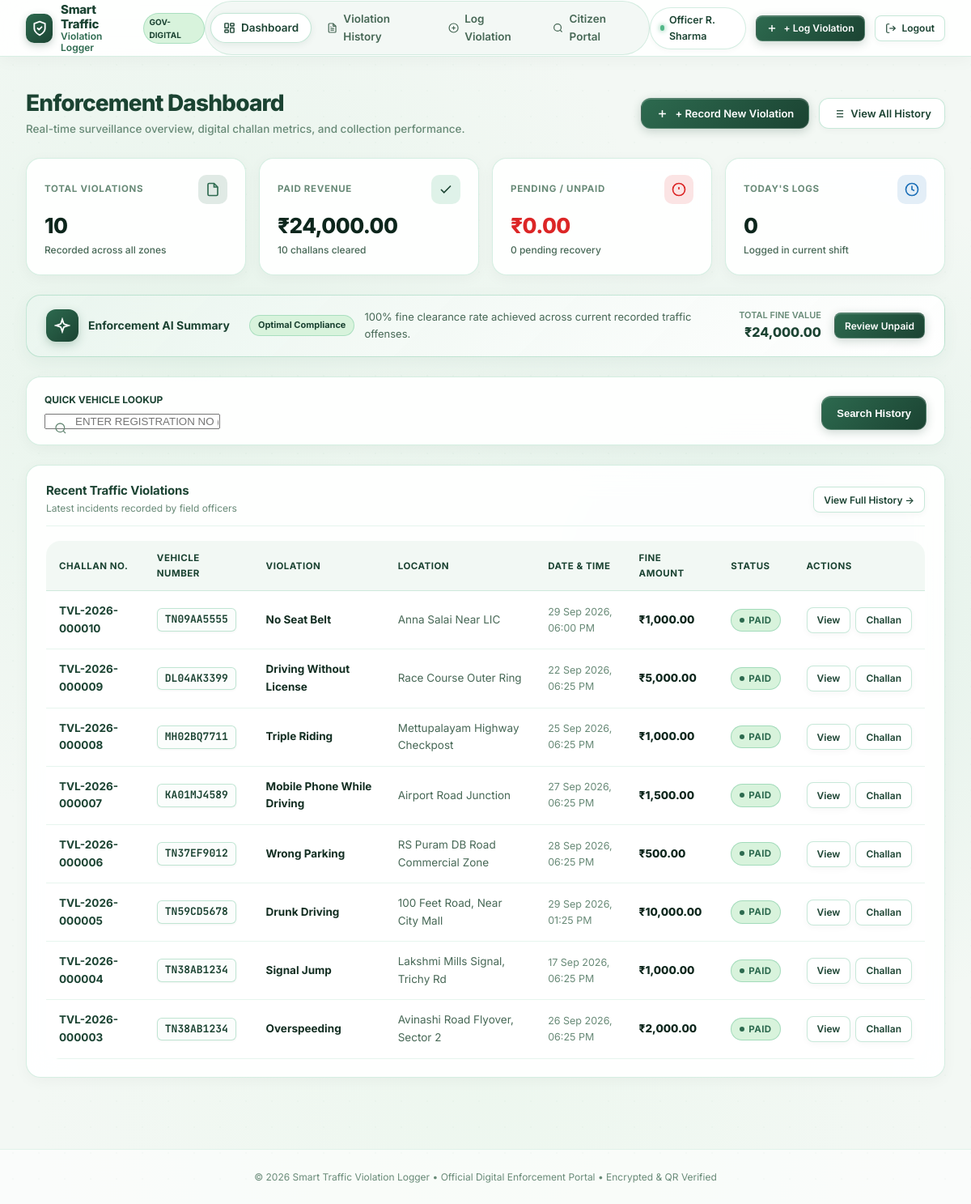
Before: /dashboard (signed in) with the older database file.
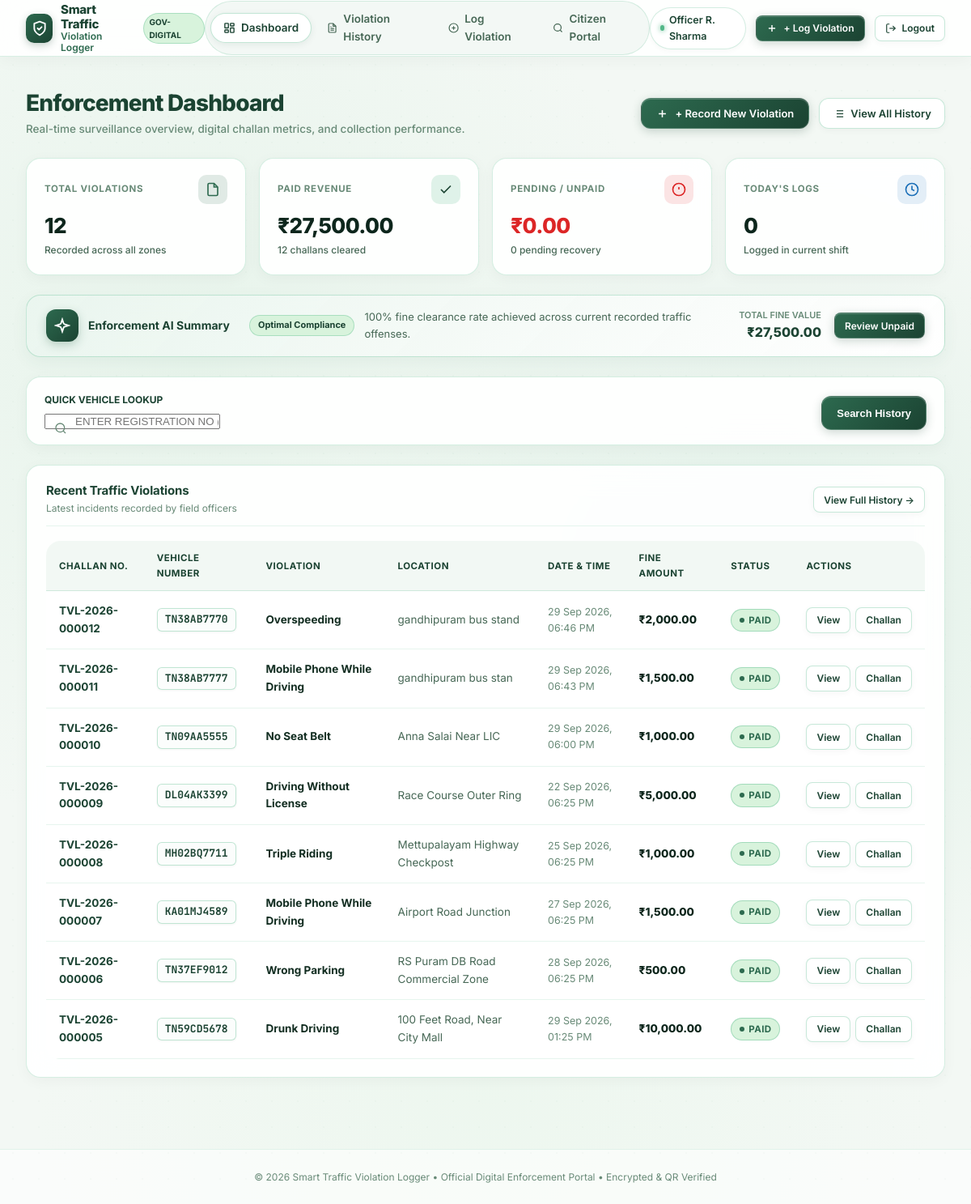
After: the same page with the newer database file.
### models.py (models this page shows, shortened)
class Violation(db.Model):
    __tablename__ = 'violations'
    id = db.Column(db.Integer, primary_key=True)
    challan_number = db.Column(db.String(32), unique=True, nullable=False, index=True)
    vehicle_number = db.Column(db.String(20), nullable=False, index=True)
    violation_type = db.Column(db.String(100), nullable=False)
    location = db.Column(db.String(200), nullable=False)
    violation_date = db.Column(db.DateTime, nullable=False, default=utc_now)
    fine_amount = db.Column(db.Float, nullable=False)
    payment_status = db.Column(db.String(20), nullable=False, default='Unpaid')
    officer_badge = db.Column(db.String(50), nullable=True)
    officer_name = db.Column(db.String(120), nullable=True)
    qr_filename = db.Column(db.String(255), nullable=True)
    notes = db.Column(db.Text, nullable=True)
    created_at = db.Column(db.DateTime, default=utc_now)
    updated_at = db.Column(db.DateTime, default=utc_now, onupdate=utc_now)
    @property
    def is_paid(self):
        return self.payment_status.strip().lower() == 'paid'
    @property
    def formatted_date(self):
        if self.violation_date:
            return self.violation_date.strftime('%d %b %Y, %I:%M %p')
        return 'N/A'
    @property
    def formatted_amount(self):
        return f"₹{self.fine_amount:,.2f}"

### app.py (the view)
    @app.route('/')
    @app.route('/dashboard')
    @login_required
    def dashboard():
        total_violations = Violation.query.count()
        paid_count = Violation.query.filter_by(payment_status='Paid').count()
        unpaid_count = Violation.query.filter_by(payment_status='Unpaid').count()
        total_amount = db.session.query(db.func.sum(Violation.fine_amount)).scalar() or 0.0
        paid_amount = (
            db.session.query(db.func.sum(Violation.fine_amount))
            .filter_by(payment_status='Paid')
            .scalar() or 0.0
        )
        unpaid_amount = (
            db.session.query(db.func.sum(Violation.fine_amount))
            .filter_by(payment_status='Unpaid')
            .scalar() or 0.0
        )
        today_start = datetime.combine(date.today(), datetime.min.time())
        today_violations = Violation.query.filter(Violation.violation_date >= today_start).count()
        recent_violations = (
            Violation.query.order_by(Violation.id.desc())
            .limit(8)
            .all()
        )
        return render_template(
            'dashboard.html',
            total_violations=total_violations,
            paid_count=paid_count,
            unpaid_count=unpaid_count,
            total_amount=total_amount,
            paid_amount=paid_amount,
            unpaid_amount=unpaid_amount,
            today_violations=today_violations,
            recent_violations=recent_violations
        )

### templates/dashboard.html (shortened to what the changed rows need)
{% extends "base.html" %}
{% block content %}
<div class="page-container">
  <div class="page-header">
    <div class="page-header-info">
      <h1 class="page-title">Enforcement Dashboard</h1>
    </div>
  </div>
  <div class="stats-grid">
    <div class="stat-card">
      <div class="stat-card-body">
        <div class="stat-value">{{ total_violations }}</div>
        <div class="stat-sub">Recorded across all zones</div>
      </div>
    </div>
    <div class="stat-card">
      <div class="stat-card-body">
        <div class="stat-value">₹{{ "{:,.2f}".format(paid_amount) }}</div>
        <div class="stat-sub">{{ paid_count }} challans cleared</div>
      </div>
    </div>
  </div>
  <div class="eb-ai-banner">
    <div class="eb-ai-banner-right">
      <div class="eb-ai-forecast-block">
        <span class="eb-ai-forecast-label">Total Fine Value</span>
        <span class="eb-ai-forecast-value">₹{{ "{:,.2f}".format(total_amount) }}</span>
      </div>
    </div>
  </div>
  <div class="card">
    {% if recent_violations %}
      <div class="table-responsive">
        <table class="eb-table">
          <thead>
            <tr>
              <th>Challan No.</th>
              <th>Vehicle Number</th>
              <th>Violation</th>
              <th>Location</th>
              <th>Date &amp; Time</th>
              <th>Fine Amount</th>
              <th>Status</th>
              <th>Actions</th>
            </tr>
          </thead>
          <tbody>
            {% for v in recent_violations %}
              <tr>
                <td>
                  <a href="{{ url_for('violation_detail', id=v.id) }}" style="font-weight: 700; color: var(--eb-forest); text-decoration: none;">
                    {{ v.challan_number }}
                  </a>
                </td>
                <td>
                  <span class="vehicle-plate">{{ v.vehicle_number }}</span>
                </td>
                <td>
                  <strong>{{ v.violation_type }}</strong>
                </td>
                <td style="color: var(--eb-text-muted);">
                  {{ v.location }}
                </td>
                <td style="color: var(--eb-text-subtle); font-size: 12.5px;">
                  {{ v.formatted_date }}
                </td>
                <td style="font-weight: 800; color: var(--eb-deep-forest);">
                  {{ v.formatted_amount }}
                </td>
                <td>
                  {% if v.is_paid %}
                    <span class="badge badge--paid">
                      <span class="badge-dot"></span> Paid
                    </span>
                  {% else %}
                    <span class="badge badge--unpaid">
                      <span class="badge-dot"></span> Unpaid
                    </span>
                  {% endif %}
                </td>
                <td>
                  <div class="actions-cell">
                    <a href="{{ url_for('violation_detail', id=v.id) }}" class="btn-secondary btn-sm" title="View Details">
                      View
                    </a>
                    <a href="{{ url_for('challan_view', id=v.id) }}" class="btn-secondary btn-sm" title="Digital Challan">
                      Challan
                    </a>
                  </div>
                </td>
              </tr>
            {% endfor %}
          </tbody>
        </table>
      </div>
    {% endif %}
  </div>
</div>
{% endblock %}

Changed rows visible on the page:
no longer on this page (row unchanged): Violation: challan_number "TVL-2026-000004", vehicle_number "TN38AB1234", violation_type "Signal Jump", location "Lakshmi Mills Signal, Trichy Rd", formatted_date "17 Sep 2026, 06:25 PM", formatted_amount "₹1,000.00", payment_status "Paid" (drawn)
no longer on this page (row unchanged): Violation: challan_number "TVL-2026-000003", vehicle_number "TN38AB1234", violation_type "Overspeeding", location "Avinashi Road Flyover, Sector 2", formatted_date "26 Sep 2026, 06:25 PM", formatted_amount "₹2,000.00", payment_status "Paid" (drawn)
added Violation: challan_number "TVL-2026-000012", vehicle_number "TN38AB7770", violation_type "Overspeeding", location "gandhipuram bus stand", formatted_date "29 Sep 2026, 06:46 PM", formatted_amount "₹2,000.00", payment_status "Paid" (drawn)
added Violation: challan_number "TVL-2026-000011", vehicle_number "TN38AB7777", violation_type "Mobile Phone While Driving", location "gandhipuram bus stan", formatted_date "29 Sep 2026, 06:43 PM", formatted_amount "₹1,500.00", payment_status "Paid" (drawn)
Other visible differences:
{{ total_violations }}: "10" → "12"
{{ "{:,.2f}".format(paid_amount) }}: "24,000.00" → "27,500.00"
{{ paid_count }}: "10" → "12"
{{ "{:,.2f}".format(total_amount) }}: "24,000.00" → "27,500.00"
